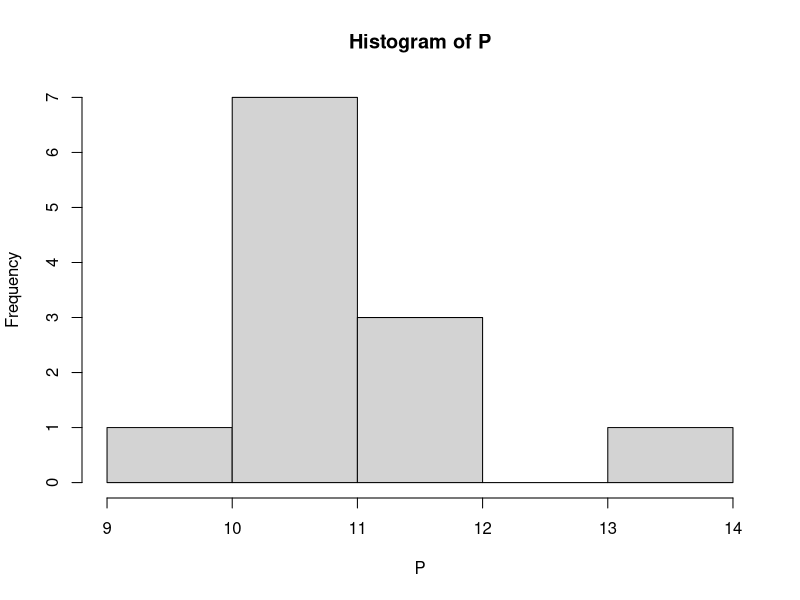
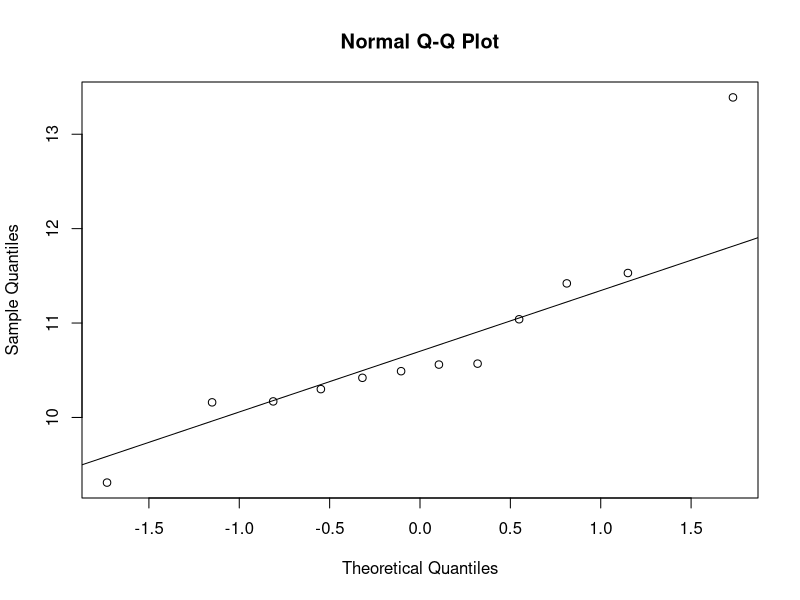
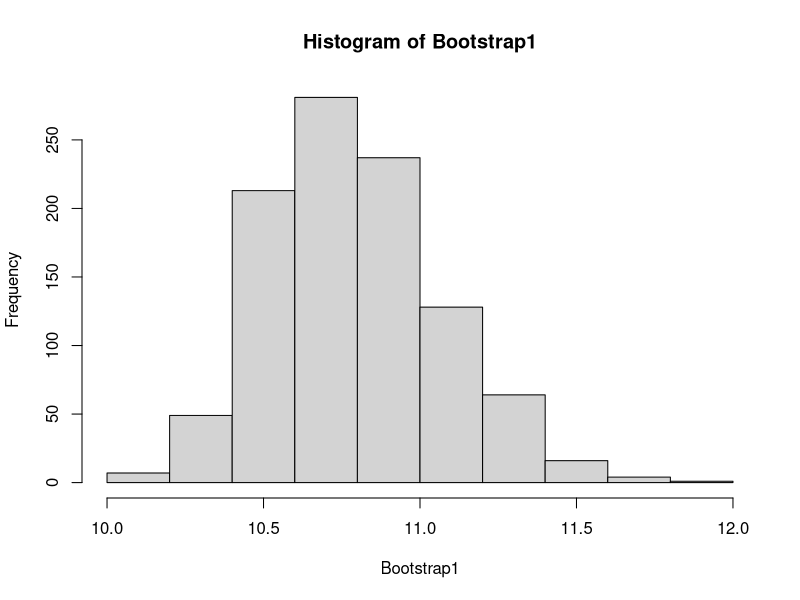
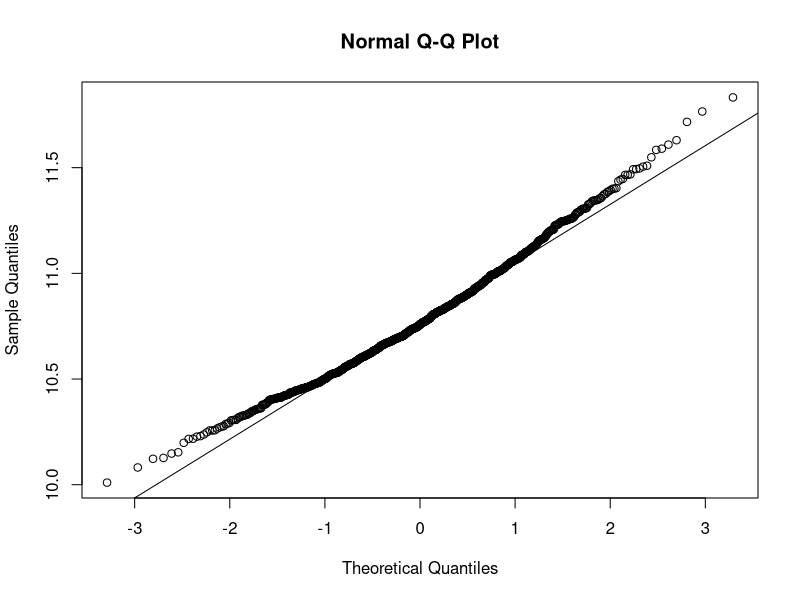
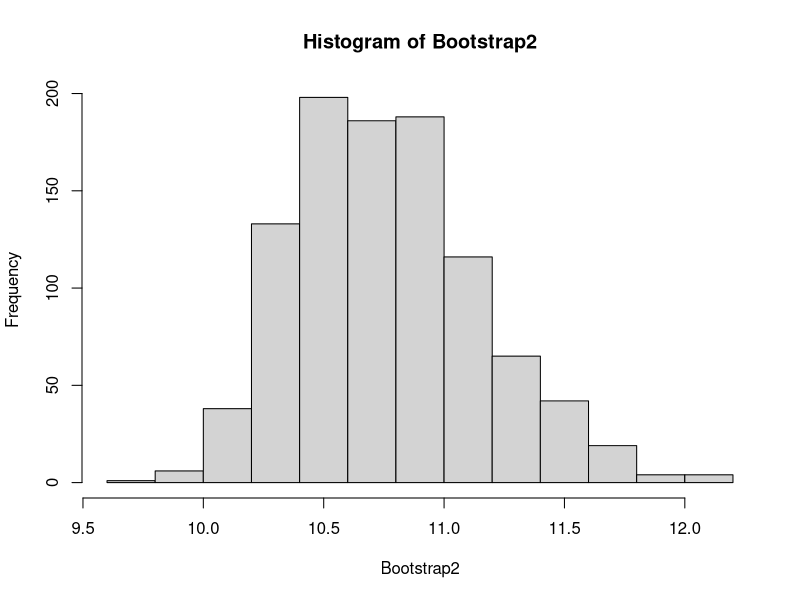
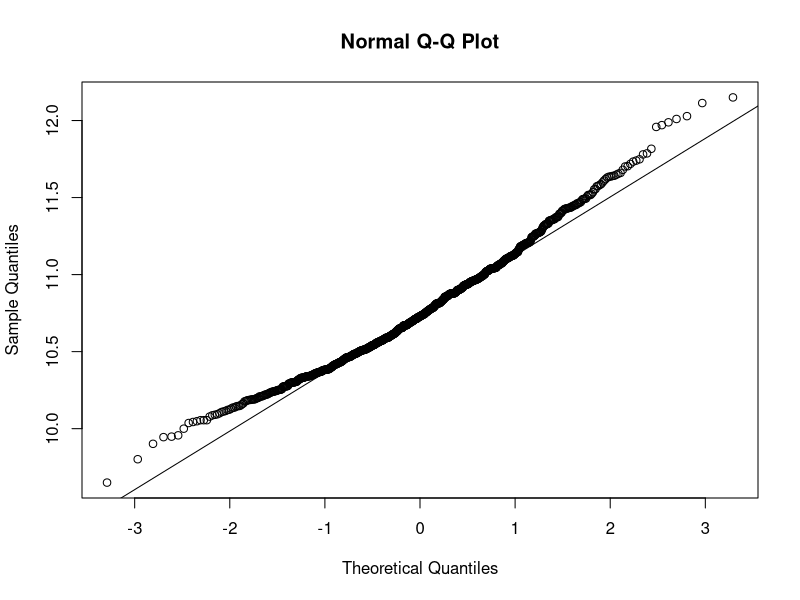

Write the R code that produced these figures, in order.
#Sample of minutes per mile pace time from MapMyRun
P<-c(13.39, 10.3, 9.31, 10.16, 11.42, 10.56, 11.53, 10.17, 11.04, 10.42, 10.49, 10.57)
mean(P) #mean of the original sample, now being used as the population
sd(P) #Standard Deviation of the sample now being used as the population
#Histogram and QQPlot of the Population
hist(P)
qqnorm(P)
qqline(P)
s<-1000
#Bootstrap 1 example of means using 12 samples from the original population P vector
Bootstrap1<-numeric(s)
for (i in 1:s) {
  bootsample<-sample(P,size=length(P),replace=T)
  Bootstrap1[i]<-mean(bootsample)}
#Mean and Standard Deviation of Bootstrap 1 example with 12 sample size
mean(Bootstrap1)
sd(Bootstrap1)
#Histogram and QQPlot of the Bootstrap 1 example with 12 sample size
hist(Bootstrap1)
qqnorm(Bootstrap1)
qqline(Bootstrap1)
#Bootstrap 2 example of means using 6 samples from the original population P vector
Bootstrap2<-numeric(s)
for (i in 1:s) {
  bootsample<-sample(P,size=6,replace=T)
  Bootstrap2[i]<-mean(bootsample)}
#Mean and Standard Deviation of Bootstrap 1 example with 6 sample size
mean(Bootstrap2)
sd(Bootstrap2)
#Histogram and QQPlot of the Bootstrap 1 example with 6 sample size
hist(Bootstrap2)
qqnorm(Bootstrap2)
qqline(Bootstrap2)
